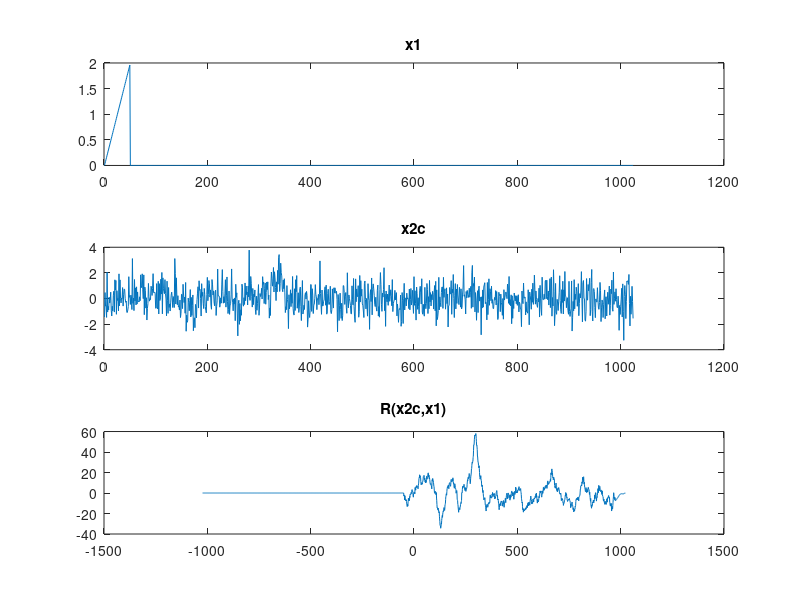

This chart was generated by the following MATLAB code:
clear all
close all
clc
%1
A=2;
N=1024;
w=50;
d=300;
t=0:1:49;
x1=(A/w)*t;
x1=[x1 zeros(1,N-w)];
%2
x2=[zeros(1,d) x1];
x2=x2(1:1:N);
%3
x2c=x2+randn(1,N);
int=-(N-1):1:N-1;
R=xcorr(x2c,x1);
figure
subplot(3,1,1)
plot(x1)
title 'x1'
subplot(3,1,2)
plot(x2c)
title 'x2c'
subplot(3,1,3)
plot(int,R)
title 'R(x2c,x1)'
estimated_delay=find(R==max(R))-N